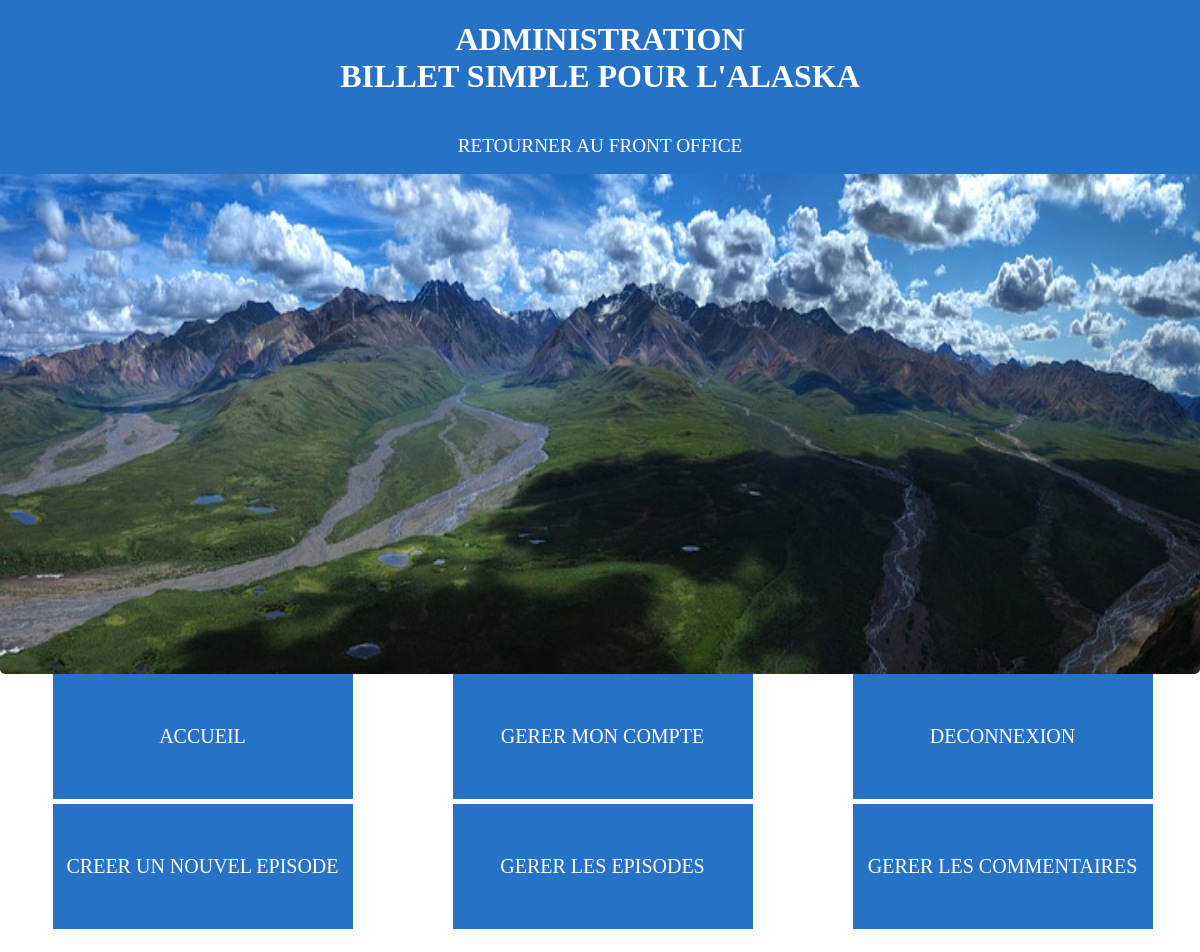
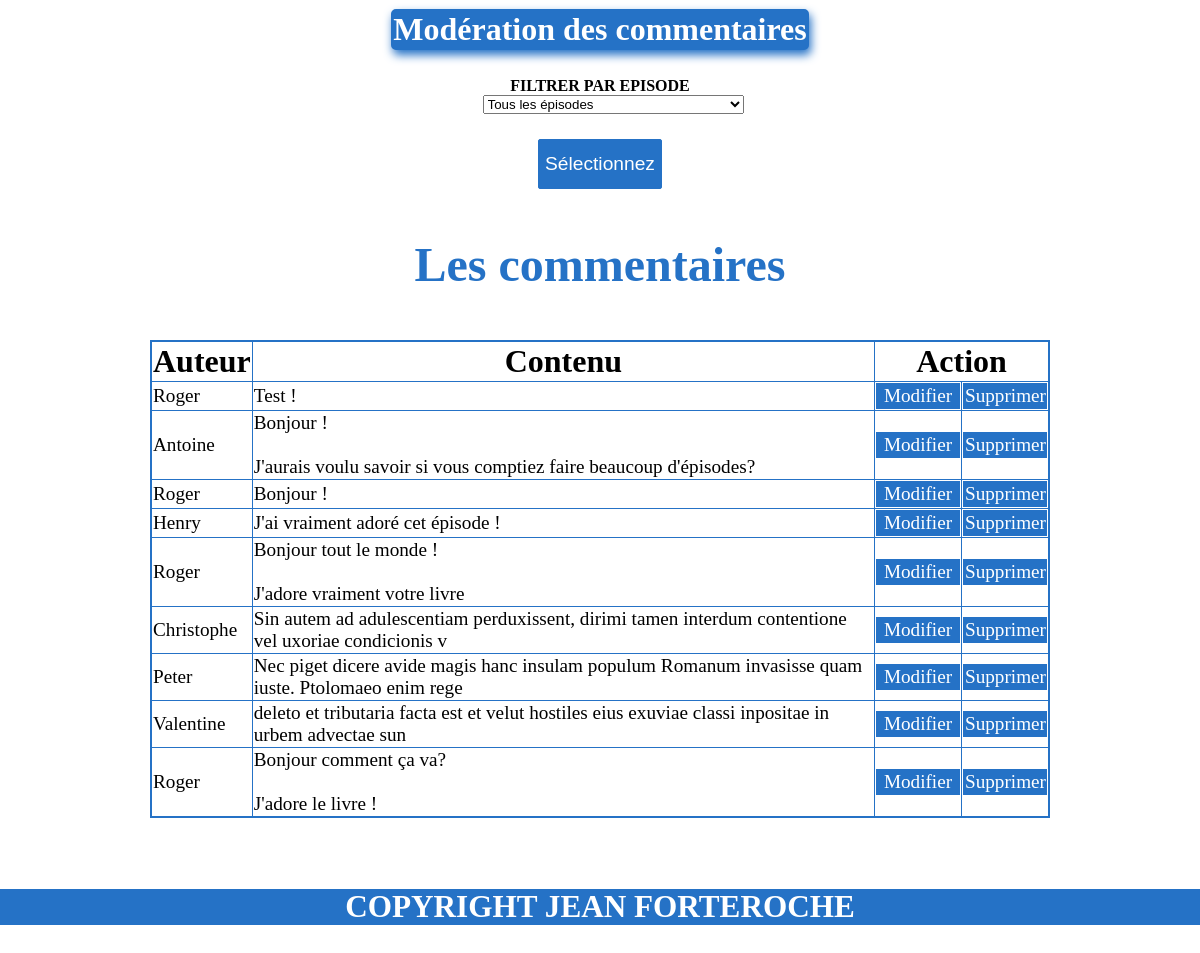
The app's page /admin0085/home.php?action=manageComments (signed in) with its own data (2 pictures, top to bottom).
### tables this page shows
CREATE TABLE `comments` (
  `id` int(11) NOT NULL,
  `author` varchar(70) NOT NULL,
  `content` text NOT NULL,
  `date_comment` date NOT NULL,
  `episode_id` int(11) NOT NULL
);

### admin0085/Controller/ControllerRubricAdmin.class.php (called while the page is built, shortened)
<?php
require_once '../DAO/CommentDAO.class.php';
class ControllerRubricAdmin
{
    private $comment;
    public function __construct ()
    {
        $this->comment = new CommentDAO;
    }
    public function manageComments()
    {
        if (isset($_POST['idEpisodeGetComments']) AND $_POST['idEpisodeGetComments'] !== 'all')
        {
            $idEpisode = $_POST['idEpisodeGetComments'];
            $comments = $this->comment->getComments($idEpisode);
        }
        else
        {
            $comments = $this->comment->getAllcomments();
        }
        require_once 'view/viewManageComments.php';
        require_once 'view/templateAdmin.php';
    }
}

### DAO/CommentDAO.class.php (called while the page is built, shortened)
<?php
if (file_exists('Framework/Model.class.php') AND file_exists('Model/Comment.class.php'))
{
    require_once 'Framework/Model.class.php';
    require_once 'Model/Comment.class.php';
}
else
{
    require_once '../Framework/Model.class.php';
    require_once '../Model/Comment.class.php';
}
class CommentDAO extends Model
{
    public function getAllComments()
    {
        $sql = 'SELECT comments.id,comments.author,comments.content,DATE_FORMAT(comments.date_comment, "%d/%m/%Y") AS date_comment,comments.episode_id,episodes.title
        FROM comments
        INNER JOIN episodes
        ON comments.episode_id = episodes.id
        ORDER BY comments.episode_id ASC';
        $result = $this->executeRequest($sql);
        $comments = array();
        foreach ($result as $row)
        {
            $commentId = $row['id'];
            $comments[$commentId] = $this->buildComment($row);
        }
        return $comments;
    }
    private function buildComment(array $row)
    {
        $comment = new Comment;
        $comment->setIdComment($row['id']);
        $comment->setAuthorComment($row['author']);
        $comment->setContentComment($row['content']);
        $comment->setDateComment($row['date_comment']);
        $comment->setIdEpisode($row['episode_id']);
        if (array_key_exists('title',$row))
        {
            $comment->setTitleEpisode($row['title']);
        }
        return $comment;
    }
}

### Framework/Configuration.class.php (called while the page is built)
<?php
class Configuration
{
    private static $parameters;
    public static function get($name, $defaultValue = null)
    {
        if (isset(self::getParameters()[$name]))
        {
            $value = self::getParameters()[$name];
        }
        else
        {
            $value = $defaultValue;
        }
        return $value;
    }
    private static function getParameters()
    {
        if (self::$parameters == null)
        {
            $file = 'config/prod.ini';
            if (!file_exists($file))
            {
                $file = '../config/prod.ini';
            }
            if (!file_exists($file))
            {
                $file = 'config/dev.ini';
                if(!file_exists($file))
                {
                    $file = '../config/dev.ini';
                }
            }
            if (!file_exists($file))
            {
                throw new Exception('Aucun fichier de configuration trouvé');
            }
            else
            {
                self::$parameters = parse_ini_file($file);
            }
        }
        return self::$parameters;
    }
}

### Framework/Model.class.php (called while the page is built)
<?php
require_once 'Configuration.class.php';
abstract class Model
{
    private static $bdd;
    protected function executeRequest($sql, $params = null)
    {
        if ($params == null)
        {
            $results = self::getBdd()->query($sql);
        }
        else
        {
            $results = self::getBdd()->prepare($sql);
            $results->execute($params);
        }
        return $results;
    }
    private function getBdd()
    {
        if (self::$bdd == null)
        {
            $dsn = Configuration::get('dsn');
            $login = Configuration::get('login');
            $password = Configuration::get('password');
            self::$bdd = new PDO($dsn,$login,$password,array(PDO::ATTR_ERRMODE => PDO:: ERRMODE_EXCEPTION));
        }
        return self::$bdd;
    }
}

### Model/Comment.class.php (called while the page is built, shortened)
<?php
class Comment
{
    private $idComment;
    private $authorComment;
    private $contentComment;
    public function getIdComment()
    {
        return $this->idComment;
    }
    public function setIdComment($id)
    {
        $this->idComment = $id;
        return $this;
    }
    public function getAuthorComment()
    {
        return $this->authorComment;
    }
    public function setAuthorComment($author)
    {
        $this->authorComment = $author;
        return $this;
    }
    public function getContentComment()
    {
        return $this->contentComment;
    }
    public function setContentComment($content)
    {
        $this->contentComment = $content;
        return $this;
    }
    public function setDateComment($date)
    {
        return $this;
    }
    public function setIdEpisode($episodeId)
    {
        return $this;
    }
    public function setTitleEpisode($title)
    {
        return $this;
    }
}

### admin0085/View/ViewManageComments.php (the view, shortened to what this page needs)
<h2>Modération des commentaires</h2>
<div id='linkEpisode'>
    <form method='post' action='home.php?action=manageComments'>
        <label for='idEpisodeGetComments'>FILTRER PAR EPISODE</label>
        <select name='idEpisodeGetComments' id='idEpisodeGetComments'>
            <option value='all'>Tous les épisodes</option>
            <input class='submit'type='submit' value='Sélectionnez'</input>
        </select>
    </form>
 </div>
<div class='blockComments'>
    <table id='boardModifyComments'>
        <caption><h3>Les commentaires</h3></caption>
            <tr>
                <th>Auteur</th>
                <th>Contenu</th>
                <th colspan='2'>Action</th>
            </tr>
            <?php foreach($comments as $comment): ?>
            <tr>
                <td><?= $comment->getAuthorComment() ?></td>
                <td><?= substr($comment->getContentComment(),0,100) ?></td>
                <td><a href='home.php?action=manageComments&typeManage=modify&idComment=<?= $comment->getIdComment() ?>'>Modifier</a></td>
                <td><a onclick='return(confirm("Voulez confirmer la suppression du commentaire?"));' href='home.php?action=manageComments&typeManage=delete&idComment=<?= $comment->getIdComment() ?>'>Supprimer</a></td>
            </tr>
            <?php endforeach; ?>
    </table>
</div>

### css/general.css (style rules this page uses)
body { width: 100%; margin: auto; }
h2 { text-align: center; font-size: 2em; background-color: #2572C6; color: white; border: 2px #2572C6 solid; border-radius: 5px; box-shadow: 2px 5px 10px #2572C6; }
h3 { color: #2572C6; font-size: 2em; text-align: center; border-radius: 5px; }
section a { font-size: 1.2em; background-color:#2572C6; width: 200px; display: block; margin: auto; text-align: center; text-decoration: none; color: white; border: 2px #2572C6 solid; }
input { margin: auto; height: 50px; width: 300px; text-align: center; border-radius: 2px; }
input,textarea { margin: auto; font-size: 1.2em; border: 1px #2572C6 solid; }
.submit { width: auto; font-size: 1.2em; background-color:#2572C6; cursor: pointer; display: block; margin-top: 25px; text-align: center; text-decoration: none; color: white; }

### css/back.css (style rules this page uses)
h3 { font-size: 3em; }
table { border: 2px #2572C6 solid; border-radius: 5px; margin: auto; margin-bottom: 30px; color: black; border-collapse: collapse; }
table th { font-size: 2em; border: 1px #2572C6 solid; }
table td { font-size: 1.2em; border: 1px #2572C6 solid; }
table td a { width: 80px; font-size: 1em; }
form { width: 90%; margin: auto; }
label { text-align: center; display: block; color: black; font-weight: bold; }
input,textarea { display: block; margin: auto; }

### records on screen
comments: author "Roger", content "Test !"
comments: author "Antoine", content "Bonjour ! J'aurais voulu savoir si vous comptiez faire beaucoup d'épisodes?"
comments: author "Roger", content "Bonjour !"
comments: author "Henry", content "J'ai vraiment adoré cet épisode !"
comments: author "Roger", content "Bonjour tout le monde ! J'adore vraiment votre livre"
comments: author "Christophe", content "Sin autem ad adulescentiam perduxissent, dirimi tamen interdum contentione vel uxoriae condicionis v"
comments: author "Peter", content "Nec piget dicere avide magis hanc insulam populum Romanum invasisse quam iuste. Ptolomaeo enim rege"
comments: author "Valentine", content "deleto et tributaria facta est et velut hostiles eius exuviae classi inpositae in urbem advectae sun"
comments: author "Roger", content "Bonjour comment ça va? J'adore le livre !"
